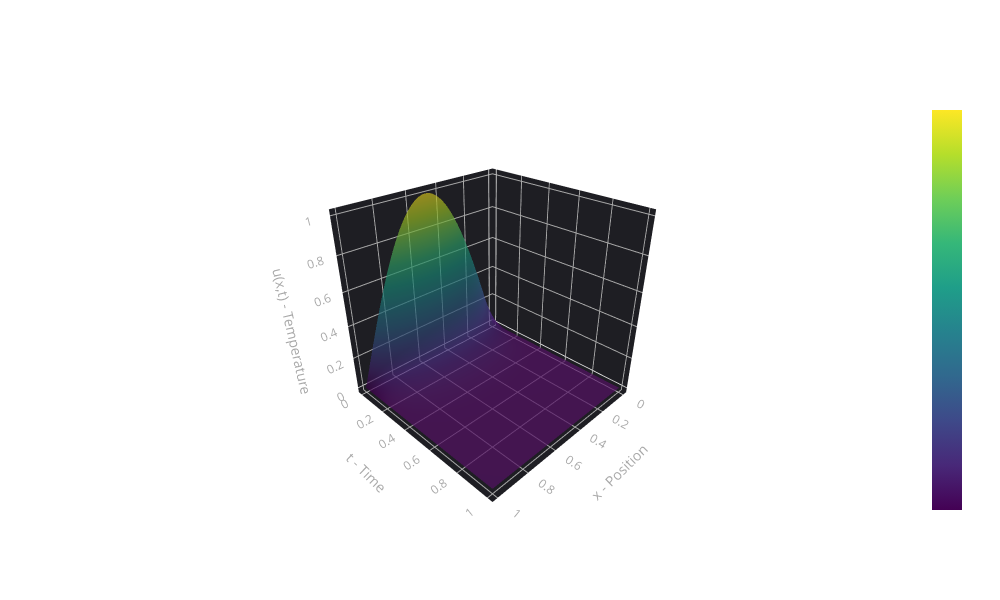

Notebook code cell kept with this figure:
### Markdown cell above
We can apply this same methodology to partial differential equations

 For example, consider the 1-D heat equation:

*Why care about a heat equation?*

The Black-Scholes PDE is often referred to as a second-order parabolic PDE likened to a heat equation from physics!*

 $$\frac{\partial u}{\partial t} = \alpha \frac{\partial^2 u}{\partial x^2}$$

 where:
 - $u(x,t)$ is the temperature at position $x$ and time $t$
 - $\alpha$ is the thermal diffusivity coefficient 
 - $\frac{\partial u}{\partial t}$ represents the rate of change of temperature with respect to time
 - $\frac{\partial^2 u}{\partial x^2}$ represents the second spatial derivative (curvature) of temperature

 This PDE describes how heat diffuses through a one-dimensional medium over time.

### Code cell
import numpy as np
import plotly.graph_objects as go
from plotly.subplots import make_subplots

# Generate x and t values for 3D surface
x = np.linspace(0, 1, 100)
t = np.linspace(0, 1, 200)  # Increased number of points while keeping same interval
X, T = np.meshgrid(x, t)

# Calculate u(x,t) = e^(-π²t) * sin(πx)
Z = np.exp(-np.pi**2 * T) * np.sin(np.pi * X)

# Create figure with subplots
fig = make_subplots(
    rows=1, cols=1,
    specs=[[{'type': 'surface'}]]
)

# Add surface plot
fig.add_trace(
    go.Surface(
        x=X,
        y=T,
        z=Z,
        colorscale='Viridis',
        opacity=0.7,
        showscale=True
    ),
    row=1, col=1
)

# Update layout
fig.update_layout(
    title='Heat Equation Solution Surface Plot',
    width=1000,
    height=600,
    paper_bgcolor='rgba(0,0,0,0)',
    font=dict(color='white'),
    scene=dict(
        xaxis_title='x - Position',
        yaxis_title='t - Time',
        zaxis_title='u(x,t) - Temperature',
        xaxis=dict(gridcolor='darkgray', showgrid=True, color='darkgray', backgroundcolor='rgb(30, 30, 35)'),
        yaxis=dict(gridcolor='darkgray', showgrid=True, color='darkgray', backgroundcolor='rgb(30, 30, 35)'),
        zaxis=dict(gridcolor='darkgray', showgrid=True, color='darkgray', backgroundcolor='rgb(30, 30, 35)'),
        bgcolor='rgba(0,0,0,0)',
        camera=dict(eye=dict(x=1.5, y=1.5, z=1.2))
    )
)

fig.show()

### Figure 1 — Plotly figure (JSON) as saved in the notebook; plotly's stock layout.template omitted (floating-point values rounded to 4 significant figures; data arrays with more than 128 entries replaced by an {"elided": "..."} marker saying what was removed)
{"data": [{"colorscale": [[0, "#440154"], [0.1111, "#482878"], [0.2222, "#3e4989"], [0.3333, "#31688e"], [0.4444, "#26828e"], [0.5556, "#1f9e89"], [0.6667, "#35b779"], [0.7778, "#6ece58"], [0.8889, "#b5de2b"], [1, "#fde725"]], "opacity": 0.7, "scene": "scene", "showscale": true, "type": "surface", "x": {"elided": "200x100 float values"}, "y": {"elided": "200x100 float values"}, "z": {"elided": "200x100 float values"}}], "layout": {"font": {"color": "white"}, "height": 600, "paper_bgcolor": "rgba(0,0,0,0)", "scene": {"bgcolor": "rgba(0,0,0,0)", "camera": {"eye": {"x": 1.5, "y": 1.5, "z": 1.2}}, "domain": {"x": [0, 1], "y": [0, 1]}, "xaxis": {"backgroundcolor": "rgb(30, 30, 35)", "color": "darkgray", "gridcolor": "darkgray", "showgrid": true, "title": {"text": "x - Position"}}, "yaxis": {"backgroundcolor": "rgb(30, 30, 35)", "color": "darkgray", "gridcolor": "darkgray", "showgrid": true, "title": {"text": "t - Time"}}, "zaxis": {"backgroundcolor": "rgb(30, 30, 35)", "color": "darkgray", "gridcolor": "darkgray", "showgrid": true, "title": {"text": "u(x,t) - Temperature"}}}, "title": {"text": "Heat Equation Solution Surface Plot"}, "width": 1000}}
